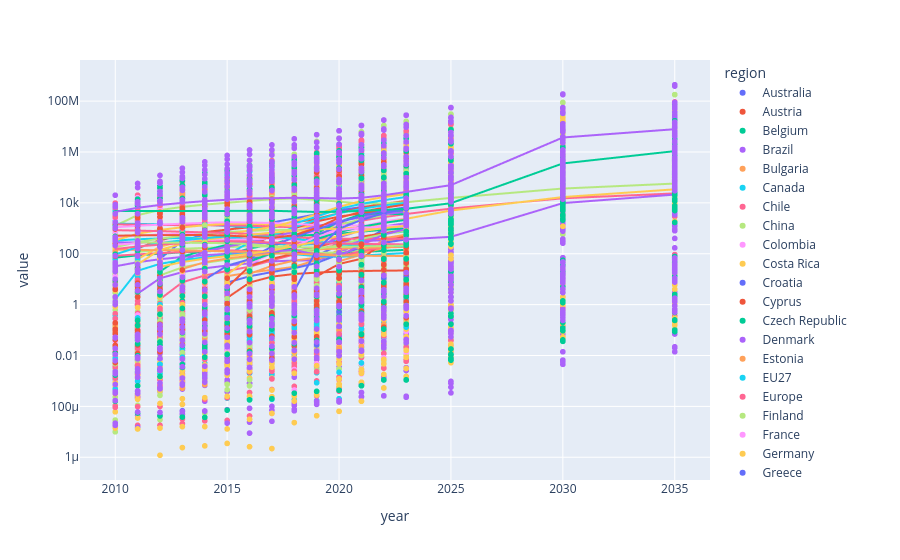

Notebook code for this chart:
### Code cell
express.scatter(data_frame=df, x='year', y='value',trendline='lowess', color='region', log_y=True)
